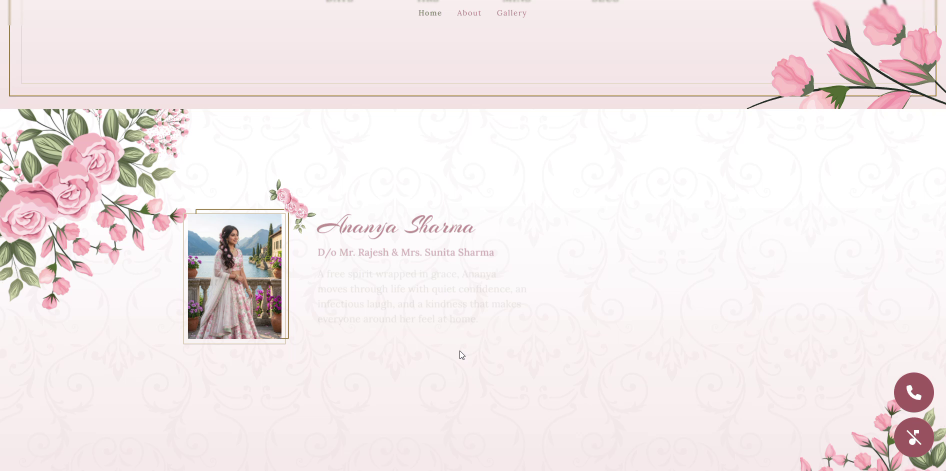
#> input picture .dev_tools/frame_11.png, 1892 x 942 px (shown at 1/2 size)
$ python crop_portraits.py
#> lines starting #> are read from the running program, lines starting #| are printed output that depends on the picture
import cv2

# In frame 11:
# The bride photo is located on the left side of the profile section.
img11 = cv2.imread('frame_11.png')
#> img11 is the input picture: shape (942, 1892, 3); mean B, G, R 232.9, 232.3, 241.8
# Let's crop around the bride photo in frame 11:
# The screen is 1892 wide, 942 high.
# In frame 11, the bride photo is approximately x: 350 to 650, y: 350 to 800.
# Let's find the inner photo rectangle inside the gold frames:
# We can crop a generous region first and save it, and also save the exact crop:

crop_bride = img11[360:720, 360:580]
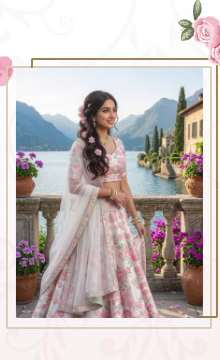
#> crop_bride: shape (360, 220, 3); mean B, G, R 185.1, 186.8, 195.5
cv2.imwrite('src/assets/bride_crop_raw.png', crop_bride)

img13 = cv2.imread('frame_13.png')
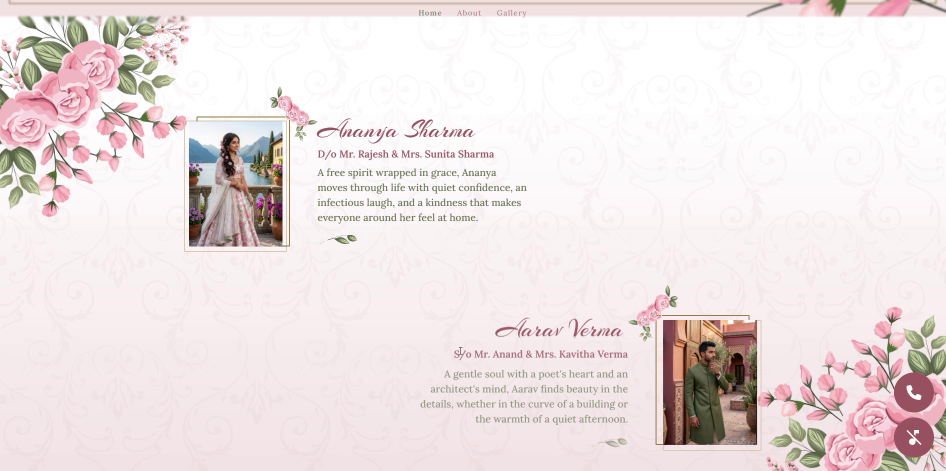
#> input picture .dev_tools/frame_13.png, 1892 x 942 px (shown at 1/2 size)
#> img13 is the input picture: shape (942, 1892, 3); mean B, G, R 226.4, 226.5, 236.7
# In frame 13, Aarav's photo is on the right side:
# approximately x: 1300 to 1550, y: 500 to 880
crop_groom = img13[500:860, 1330:1550]
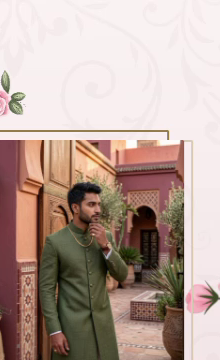
#> crop_groom: shape (360, 220, 3); mean B, G, R 154.1, 162.8, 183.8
cv2.imwrite('src/assets/groom_crop_raw.png', crop_groom)

print("Saved raw crops")
